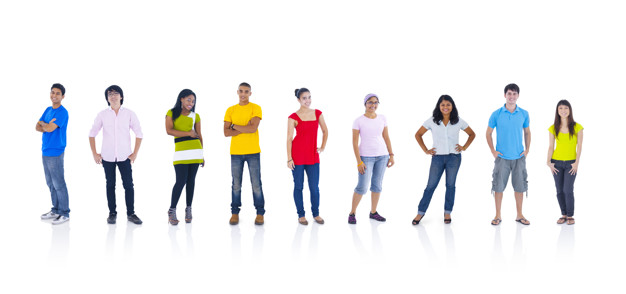
#> input picture Object_Tracking/Images/people.jpg, 626 x 294 px, given in place of the camera
$ jupyter execute --allow-errors '02- Shape_Detection_Contours.ipynb'   (shell and % lines are left out)
#> lines starting #> are read from the running program, lines starting #| are printed output that depends on the picture; after the words box and inside, x2 and y2 are one past the last pixel; in counts of white or black regions, pixels touching at a corner belong together
[cell 1]
import cv2
import numpy as np
import matplotlib.pyplot as plt

path = "/Users/gokhanersoz/Desktop/Hepsi/OpenCV/Python for Computer Vision with OpenCV and Deep Learning/DATA/internal_external.png"
img = cv2.imread(path)
#> (the rest of this cell did not finish here and is left out)

[cell 2]
import cv2
import numpy as np


def convert_img(image):
    return cv2.cvtColor(image, cv2.COLOR_GRAY2BGR)

def empty(a):
     pass

frameWidth = 1080
frameHeight = 1080
cap = cv2.VideoCapture(0)
cap.set(3,frameWidth)
cap.set(4,frameHeight)

cv2.namedWindow("Parameters")
cv2.resizeWindow("Parameters",640,240)
cv2.createTrackbar("Threshold1","Parameters",150,255,empty)
cv2.createTrackbar("Threshold2","Parameters",255,255,empty)
cv2.createTrackbar("Area","Parameters",5000,30000,empty)


def getContours(img,imgCountour):
    contours,hierarchy = cv2.findContours(img, cv2.RETR_EXTERNAL, cv2.CHAIN_APPROX_NONE)

    for cnt in contours:
        area = cv2.contourArea(cnt)
        areaMin = cv2.getTrackbarPos("Area","Parameters")
        if area > areaMin:
            cv2.drawContours(imgCountour,contours,-1,(255,0,255),7)
            peri = cv2.arcLength(cnt,True)
            approx = cv2.approxPolyDP(cnt,0.02*peri,True)
            x,y,w,h = cv2.boundingRect(approx)

            cv2.rectangle(imgContour,(x,y),(x+w,y+h),(0,255,0),5)

            cv2.putText(imgContour,"Points : " + str(len(approx)),(x+w+20,y+20), cv2.FONT_HERSHEY_COMPLEX,0.7,
                       (0,255,0),2)

            cv2.putText(imgContour,"Area : " + str(int(area)),(x+w+20,y+45), cv2.FONT_HERSHEY_COMPLEX,0.7,
                       (0,255,0),2)

while True:

    con, img = cap.read()
#> img is the input picture: shape (294, 626, 3); mean B, G, R 234.7, 234.1, 235.2
    imgContour = img.copy()

    imgBlur = cv2.GaussianBlur(img, (7,7), 1)
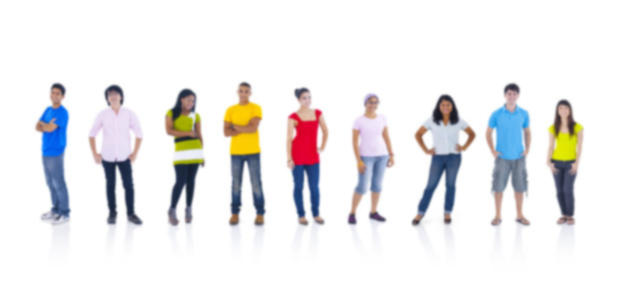
#> imgBlur: shape (294, 626, 3); mean B, G, R 234.7, 234.1, 235.2
    imgGray = cv2.cvtColor(imgBlur,cv2.COLOR_BGR2GRAY)
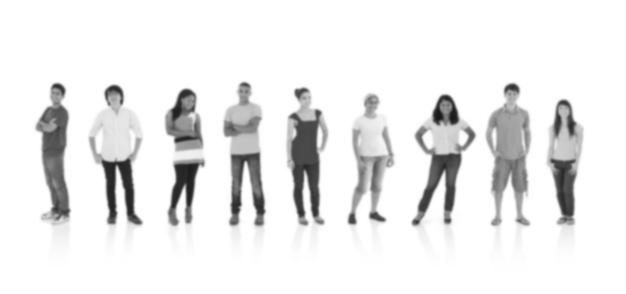
#> imgGray: shape (294, 626); min 23, max 255, mean 234.5

    threshold1 = cv2.getTrackbarPos("Threshold1","Parameters")
    threshold2 = cv2.getTrackbarPos("Threshold2","Parameters")

    imgCanny = cv2.Canny(imgGray,threshold1 , threshold2)
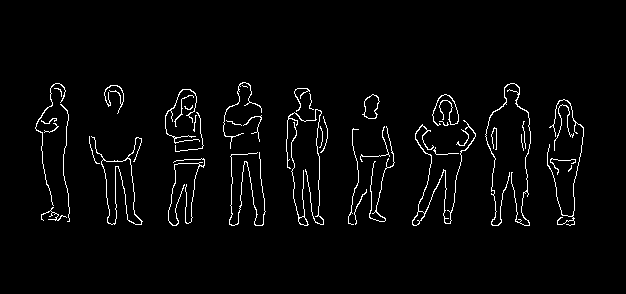
#> imgCanny: shape (294, 626); 2.8% white in thin lines or dots, all inside (x1, y1, x2, y2) = (35, 82, 584, 226)
    kernel = np.ones((5,5))
    imgDil = cv2.dilate(imgCanny,kernel,iterations = 1)
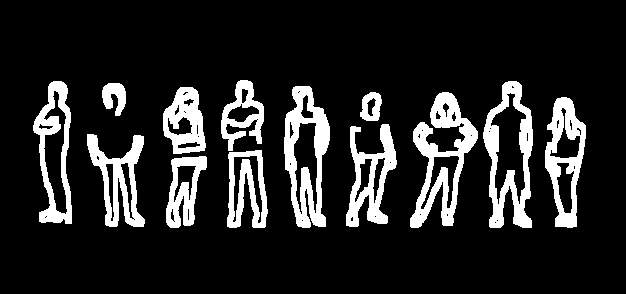
#> imgDil: shape (294, 626); 14.5% white; 13 white regions

    getContours(imgDil,imgContour)
#> in getContours, `contours,hierarchy = cv2.findContours(img, cv2.RETR_EXTERNAL, cv2.CHAI..`: contours = 13 contours; largest, box (x1, y1, x2, y2) and area: (483, 81, 533, 228) 4910, (284, 86, 330, 228) 4402, (410, 92, 478, 228) 4018, (33, 81, 72, 224) 3571, (545, 97, 586, 228) 3430
#> in getContours, `area = cv2.contourArea(cnt)`: area = 1767.5

    hor1 = np.hstack([img,convert_img(imgCanny),convert_img(imgDil)])
#> in convert_img (call 2), `return cv2.cvtColor(image, cv2.COLOR_GRAY2BGR)`: returned value: shape (294, 626, 3); 14.5% white; 13 white regions, largest, box (x1, y1, x2, y2) and area: (410, 92, 478, 228) 3554, (284, 86, 330, 228) 3248, (483, 81, 533, 228) 3140
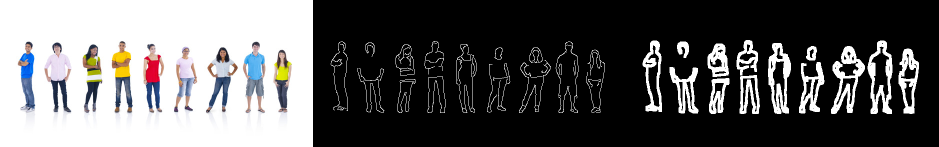
#> hor1: shape (294, 1878, 3) (shown at 1/2 size); mean B, G, R 92.9, 92.7, 93.1
    hor2 = np.hstack([imgContour,imgContour,imgContour])
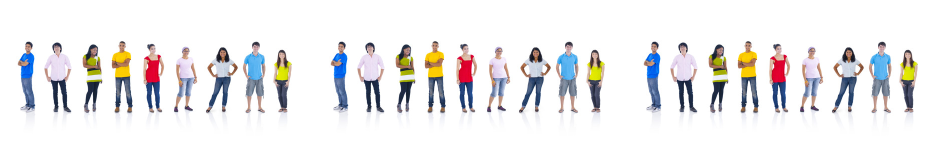
#> hor2: shape (294, 1878, 3) (shown at 1/2 size); mean B, G, R 234.7, 234.1, 235.2
    ver = np.vstack([hor1,hor2])
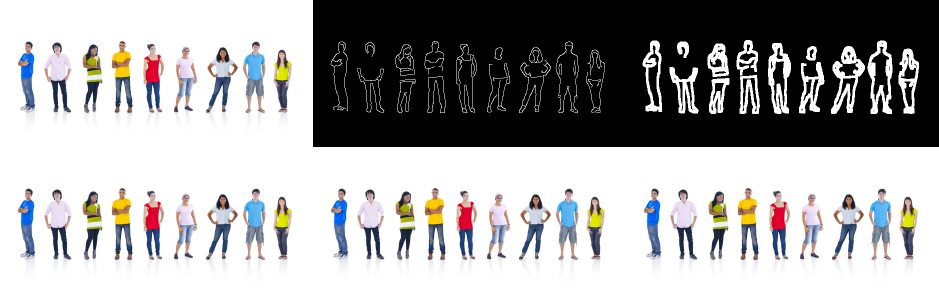
#> ver: shape (588, 1878, 3) (shown at 1/2 size); mean B, G, R 163.8, 163.4, 164.2


    cv2.imshow("Result",cv2.flip(imgContour,1))
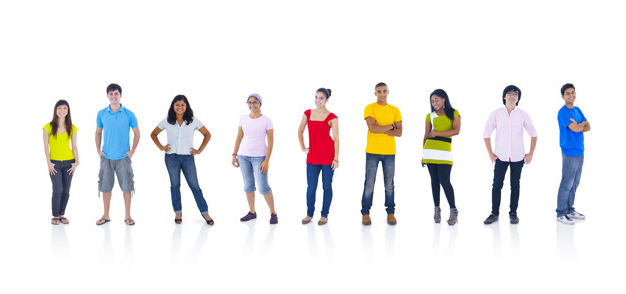
#> window 'Result': shape (294, 626, 3); mean B, G, R 234.7, 234.1, 235.2

    if cv2.waitKey(1) & 0xFF == ord("q"):
#> (key q is pressed here)
        break

cap.release()
cv2.destroyAllWindows()
